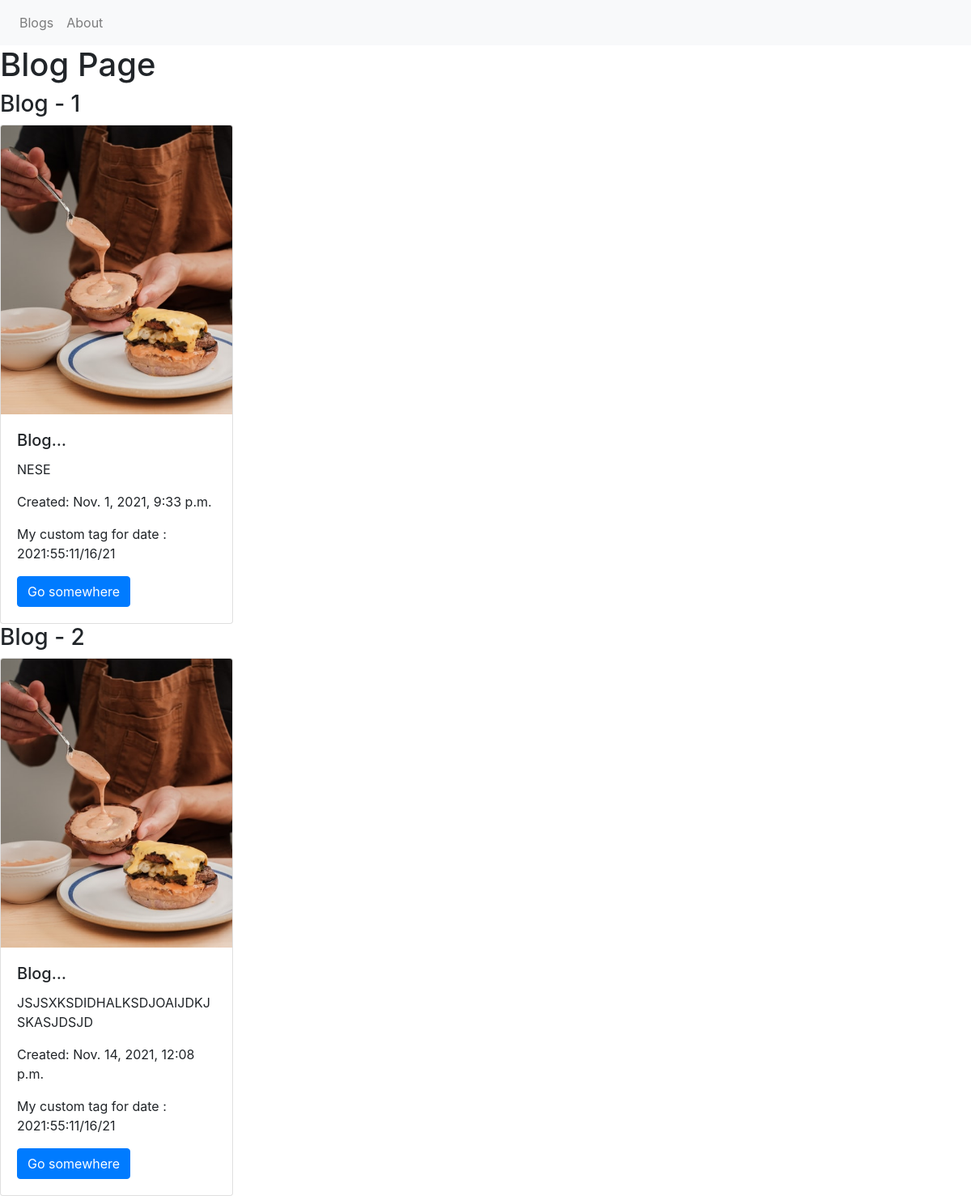
The page / on the database its author committed.
### blog/models.py (models this page shows, shortened)
class Blog(models.Model):
    CATS ={
        (1, 'sport'),
        (2, 'fashion'),
        (3, 'technology'),
        (4, 'politics')
    }
    title = models.CharField(max_length=127, null=True, blank=True)
    text = models.TextField(help_text='Bura esas melumati daxil edin...')
    created_at = models.DateTimeField(auto_now_add=True)
    author = models.CharField(max_length=63, verbose_name='Muellif', )
    cats = models.IntegerField(max_length=100, choices=CATS, default=1)
    blog_tags = models.ManyToManyField('Tag')
    slug = models.SlugField(max_length=255, null=True)
    def get_absolute_url(self):
        return reverse('blog:blog-detail', args=[self.slug])
    class Meta:
        verbose_name = "Blog"
        verbose_name_plural = "Blogs"
        ordering = ('created_at',)

### blog/views.py (the view)
# urls.py: path('' , blog , name='blg'),
def blog(request):
    blogs = Blog.objects.all()
    return render(request, 'blogs.html', {'blogs':blogs})

### blog/templatetags/custom_filter.py (called while the page is built)
@register.filter
def my_uppercase(my_str):
    return str(my_str).upper()

### blog/templatetags/custom_tag.py (called while the page is built)
@register.simple_tag
def current_time(format_string):
    return datetime.datetime.now().strftime(format_string)

### blog/templates/blogs.html
{% extends "base.html" %}
{% load static custom_filter custom_tag %}
{% block content %}
<h1>Blog Page</h1>
{% for blog in blogs %}
<h3> Blog - {{ forloop.counter }} </h3>
<div class="card" style="width: 18rem;">
  <img class="card-img-top" src="{% static 'uploads/food.jpg' %}" alt="Card image cap">
  <div class="card-body">
    <h5 class="card-title">{{blog.title|truncatechars:5}}</h5>
    <p class="card-text">{{blog.text|my_uppercase }}</p>
    <p class="card-text">Created: {{blog.created_at}}</p>
    {% current_time "%Y:%M:%D" as the_time %}
    <p class="card-text">My custom tag for date : {{ the_time }}</p>
    <a href="{{blog.get_absolute_url}}" class="btn btn-primary">Go somewhere</a>
  </div>
</div>
{% empty %}
<p>Blog is not available</p>
{% endfor %}
{% endblock  %}

### rows shown on the page
Blog: title "Blog…", text|my_uppercase "NESE", created_at "Nov. 1, 2021, 9:33 p.m.", the_time "2021:55:11/16/21"
Blog: title "Blog…", text|my_uppercase "JSJSXKSDIDHALKSDJOAIJDKJSKASJDSJD", created_at "Nov. 14, 2021, 12:08 p.m.", the_time "2021:55:11/16/21"
